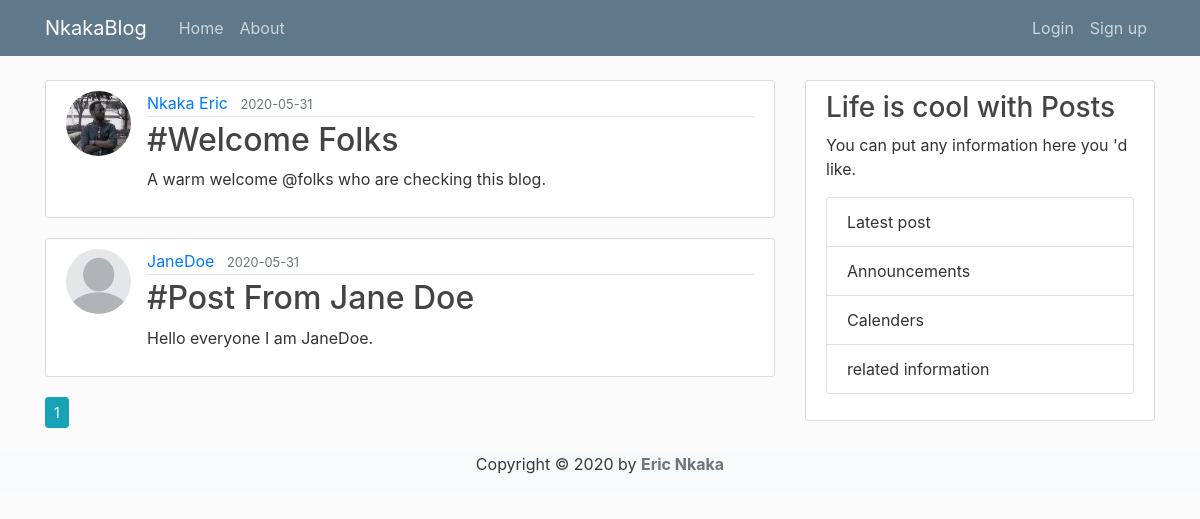
The page /home on the database its author committed.
### flaskblog/models.py (models this page shows, shortened)
class Post(db.Model):
    id=db.Column(db.Integer,primary_key=True)
    title=db.Column(db.String(100),nullable=False)
    date_posted=db.Column(db.DateTime,nullable=False,default=datetime.utcnow)
    content=db.Column(db.Text,nullable=False)
    user_id=db.Column(db.Integer,db.ForeignKey('user.id'),nullable=False)

class User(db.Model,UserMixin):
 id=db.Column(db.Integer,primary_key=True)
 username=db.Column(db.String(20),unique=True,nullable=False)
 email=db.Column(db.String(120),unique=True,nullable=False)
 image_file=db.Column(db.String(20),nullable=False,default='default.jpg')
 password=db.Column(db.String(60),nullable=False)
 is_admin=db.Column(db.Boolean,default=False)
 posts=db.relationship('Post',backref='author',lazy=True)

### flaskblog/routes.py (the view)
@app.route('/')
@app.route('/home')
def home():
    page=request.args.get('page',1,type=int)
    posts=Post.query.order_by(Post.date_posted.desc()).paginate(page=page,per_page=8)
    return render_template('home.html',posts=posts)

### flaskblog/templates/home.html (shortened to what this page needs)
{%extends "layout.html"%}
{%block content%}
{%for post in posts.items%}
<article class="media content-section">
<img src="{{url_for('static',filename='profile_pics/'+post.author.image_file)}}"
 alt="" class="rounded-circle article-img">
 <div class="media-body">
   <div class="article-metadata">
     <a href="{{url_for('user_posts',username=post.author.username)}}" class="text-capitalize mr-2">
       {{post.author.username}}</a>
     <small class="text-muted">{{post.date_posted.strftime('%Y-%m-%d')}}</small>
   </div>
   <h2><a href="{{url_for('post',post_id=post.id)}}" class="article-title text-capitalize">{{post.title}}</a></h2>
   <p class="article-content">{{post.content}}</p>
 </div>
</article>
{%endfor%}
{%for page_num in posts.iter_pages(left_edge=1,right_edge=1,left_current=1,right_current=2)%}
  {%if page_num%}
   {%if posts.page==page_num%}
     <a href="{{url_for('home',page=page_num)}}" class="btn btn-info btn-sm mb-4">{{page_num}}</a>
   {%else%}
   <a href="{{url_for('home',page=page_num)}}" class="btn btn-outline-info btn-sm mb-4">{{page_num}}</a>
   {%endif%}
  {%else%}
    ...
  {%endif%}
{%endfor%}
{%endblock content%}

### flaskblog/templates/layout.html (shortened to what this page needs)
<!DOCTYPE html>
<html lang="en">
<head>
    <link rel="stylesheet" href="{{url_for('static',filename='/css/bootstrap.min.css')}}">
     <link rel="stylesheet" type="text/css" href="{{url_for('static',filename='main.css')}}">
</head>
<body>
<header class="site-header">
<nav class="navbar navbar-expand-md navbar-dark bg-steel fixed-top">
<div class="container">
<a class="navbar-brand mr-4" href="/">NkakaBlog</a>
<div class="collapse navbar-collapse" id="navbarToggle">
<div class="navbar-nav mr-auto">
<a class="nav-item nav-link" href="{{url_for('home')}}">Home</a>
<a class="nav-item nav-link" href="{{url_for('about')}}">About</a>
</div>
<div class="navbar-nav">
    {% if current_user.is_authenticated%}
    <a href="{{url_for('new_post')}}" class="nav-item nav-link">New Post</a>
    <a href="{{url_for('account')}}" class="nav-item nav-link">Account</a>
    <a href="{{url_for('logout')}}" class="nav-item nav-link">Logout </a>
    {%else%}
    <a href="{{url_for('login')}}" class="nav-item nav-link">Login </a>
    <a href="{{url_for('register')}}" class="nav-item nav-link">Sign up</a>
    {%endif%}
</div>
</div>
</div>
</nav>
</header>
<main role="main" class="container">
<div class="row">
<div class="col-md-8">
 {%block content%}{%endblock%}
</div>
  <div class="col-md-4">
      <div class="content-section">
          <h3>Life is cool with Posts</h3>
          <p class="text-mute">You can put any information here you 'd like.
              <ul class="list-group ">
                  <li class="list-group-item" >Latest post</li>
                  <li class="list-group-item">Announcements</li>
                  <li class="list-group-item">Calenders</li>
                  <li class="list-group-item">related information</li>
              </ul>
          </p>
      </div>
  </div>
</div>
</main>
<footer id="footer" class="bg-light">
  <div class="container">
   <div class="row">
      <div class="col text-center">
  <p class="text-dark">Copyright © 2020 by
   <b class="text-muted font-weight-bold">Eric Nkaka</b></p>
      </div>
    </div>
  </div>
  </footer>
</body>
</html>

### flaskblog/static/main.css (style rules this page uses)
body { background: #fafafa; color: #333333; margin-top: 5rem; }
h1,h2,h3,h4,h5,h6 { color: #444444; }
.bg-steel { background-color: #5f788a; }
.site-header .navbar-nav .nav-link { color: #cbd5db; }
.content-section { background: #ffffff; padding: 10px 20px; border: 1px solid #dddddd; border-radius: 3px; margin-bottom: 20px; }
.article-title { color: #444444; }
.article-content { white-space: pre-line; }
.article-img { height: 65px; width: 65px; margin-right: 16px; }
.article-metadata { padding-bottom: 1px; margin-bottom: 4px; border-bottom: 1px solid #e3e3e3; }

### rows shown on the page
Post: image_file (picture), author.username "Nkaka Eric", date_posted "2020-05-31", title "#Welcome Folks", content "A warm welcome @folks who are checking this blog."
Post: image_file (picture), author.username "JaneDoe", date_posted "2020-05-31", title "#Post From Jane Doe", content "Hello everyone I am JaneDoe."

### other values the page prints
{{ page_num }} "1"
